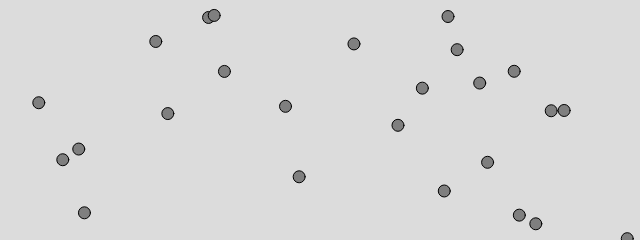
Frame 1 (no input)
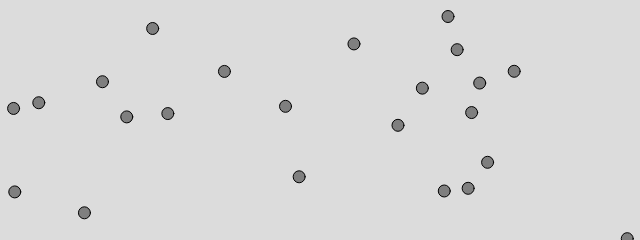
Frame 60 (no input)
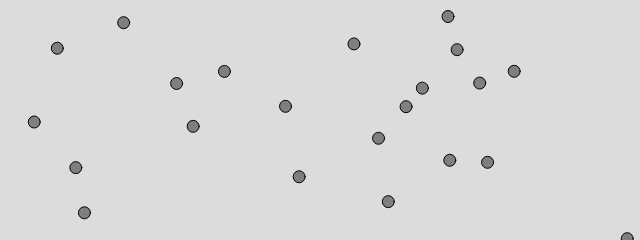
Frame 120 (the mouse pressed at the canvas centre since frame 60)

The p5.js sketch that drew these frames (run headless with seeded random() and noise() and a simulated clock; from frame 60 on, the mouse is pressed at the canvas centre):

// p5.js sketch
// ── sketch.js

let vehicles = [];

function setup() {
  createCanvas(640, 240);
  
  for (let i = 0; i<25; i++){
    vehicles[i] = new Vehicle(random(width), random(height));
  }

  
}

function draw() {
  background(220);

  for (let vehicle of vehicles){
    // let vehicle = vehicles[i];
    // let neighbors = vehicles.slice(0, i).concat(vehicles.slice(i + 1));
    // let neighbors = vehicles.filter(other => other !== vehicle)
    vehicle.separate(vehicles);
    vehicle.run();
    
  }
}



//----------------------------------------------------------------------
class Vehicle{
  constructor(x, y, maxspeed, maxforce){
    this.position = createVector(x, y);
    this.velocity = createVector(0, 0);
    this.acceleration = createVector(0, 0);
    this.maxspeed = maxspeed || 3; // Set this.maxspeed to the value of ms, but if ms is falsy, use 4 instead
    this.maxforce = maxforce || 0.2;
    this.size = 12;
  }
  
  run(){
    this.update();
    this.checkEdges();
    this.show();
  }
  
  update(){
    this.velocity.add(this.acceleration);
    this.velocity.limit(this.maxspeed);
    this.position.add(this.velocity);
    this.acceleration.mult(0);   
  }
  
  seek(target){
    let desire = p5.Vector.sub(target, this.position);
    // If the magnitude of desired equals 0, skip out of here
    // If the magnitude (length) of the desired vector is zero, then exit the seek() function immediately.
    if (desire.mag() === 0) return;
    desire.setMag(this.maxspeed);
    let steer = p5.Vector.sub(desire, this.velocity);
    steer.limit(this.maxforce);
    this.applyForce(steer);
  }
  
  applyForce(force){
    this.acceleration.add(force);
    // console.log(this.acceleration.copy());
  }
  
  separate(vehicles){
    // loop through the neighboring vehicles' list, find their distance to the current vehicle
    let distThreshold = this.size * 2; // how close is too close
    let summedDir = createVector();
    let count = 0;
    // let steeringVelocity = []
    for (let other of vehicles){
      // let dir = p5.Vector.sub(neighbor.position, this.position);
      // let dist = dir.mag();
      let dist = p5.Vector.dist(this.position, other.position);
      if (this !== other && dist < distThreshold){
        // let reversedDir = dir.copy().normalize().mult(-1);
        let dir = p5.Vector.sub(this.position, other.position);
        dir.normalize();
        dir.div(dist); // The closer it is, the more the vehicle should flee. The farther, the less. So the magnitude is set to be inversely proportional to the distance.
        summedDir.add(dir);
        count+=1;
        // steeringVelocity.push(reversedDir);
      }
    }
    
    if (count > 0){
      // summedDir.div(count);
      summedDir.setMag(this.maxspeed);
      let steer = p5.Vector.sub(summedDir, this.velocity);
      steer.limit(this.maxforce);
      this.applyForce(steer);
    }
    
    // find the averaged velocity
//     let avgDir;
//     if (steeringVelocity.length > 0){
//       let summedDir = createVector();
//       for (let velocity of steeringVelocity){
//         summedDir.add(velocity);
//       }
//       avgDir = summedDir.div(steeringVelocity.length)
//       avgDir.setMag(this.maxspeed);
      
//       // apply this separation force from the averaged velocity
//       let steer = p5.Vector.sub(avgDir, this.velocity);
//       steer.limit(this.maxforce);
//       this.applyForce(steer);
//     }
    
  }

  show(){
    fill(127);
    stroke(0);
    push();
    translate(this.position.x, this.position.y);
    circle(0, 0, this.size);
    pop();
  }
  
  checkEdges(){
    if(this.position.x+this.size >= width){
      this.position.x = -this.size;
      // this.position.y = path.getStart().y;
    }
  }
  
  
}
